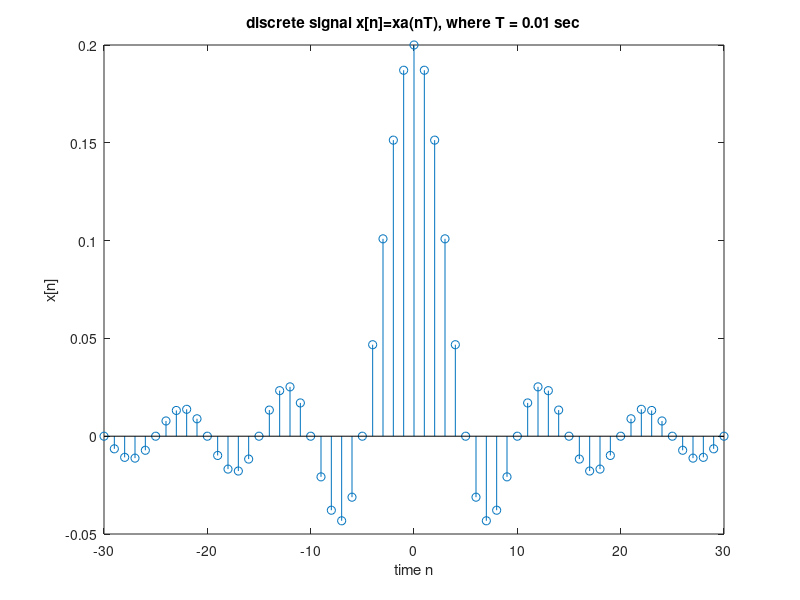

MATLAB code for this plot:
% x[n] = sin(wn)/ Πn , where w = 0.2Π,
% -30 ≤ n ≤ 30。
% Lab1-2
clear;
max = 0.2;
Length = 30;
N = -Length:1:Length;
x = sin(max*pi*N) ./ (pi*N);
x(Length+1) = max;
stem(N, x);
xlabel('time n'); ylabel('x[n]');
title('discrete signal x[n]=xa(nT), where T = 0.01 sec');
